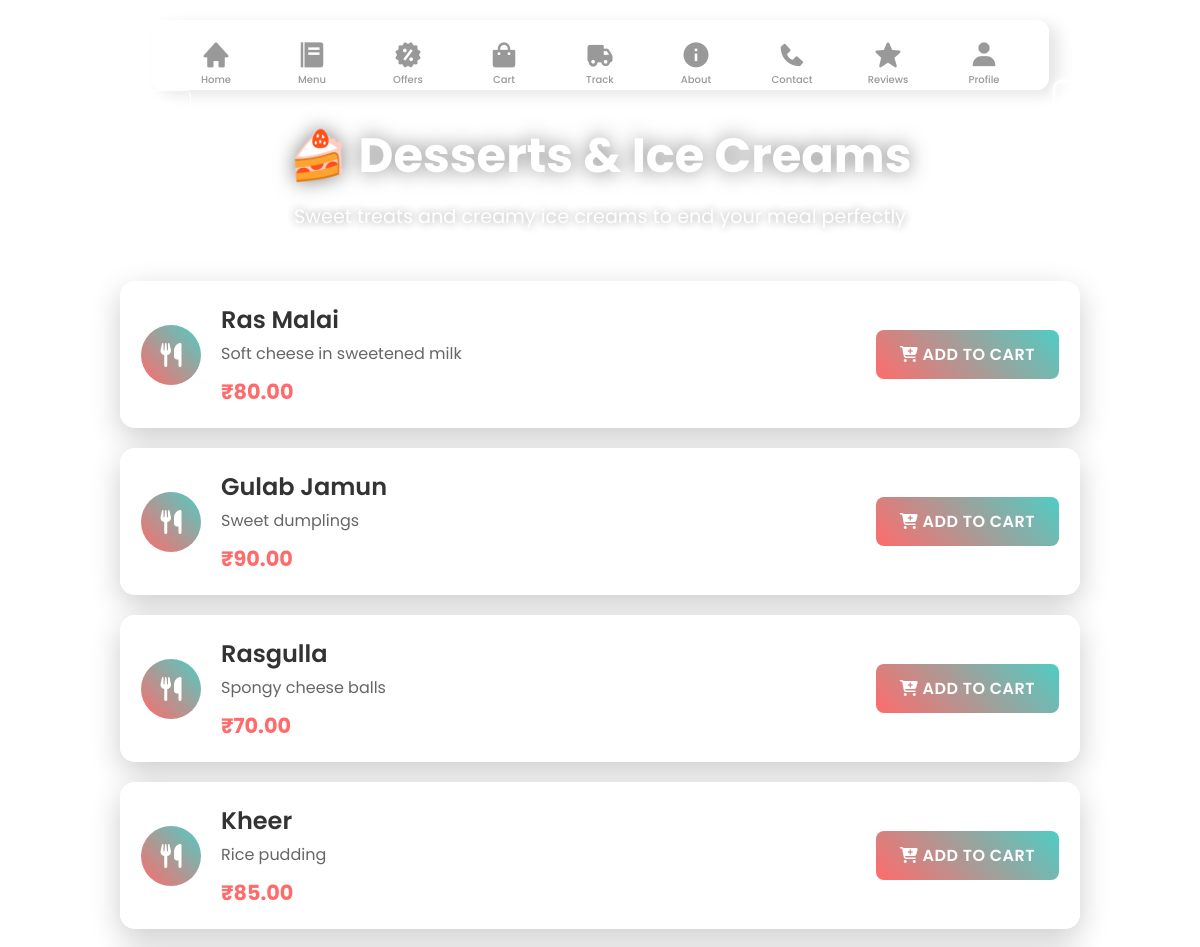
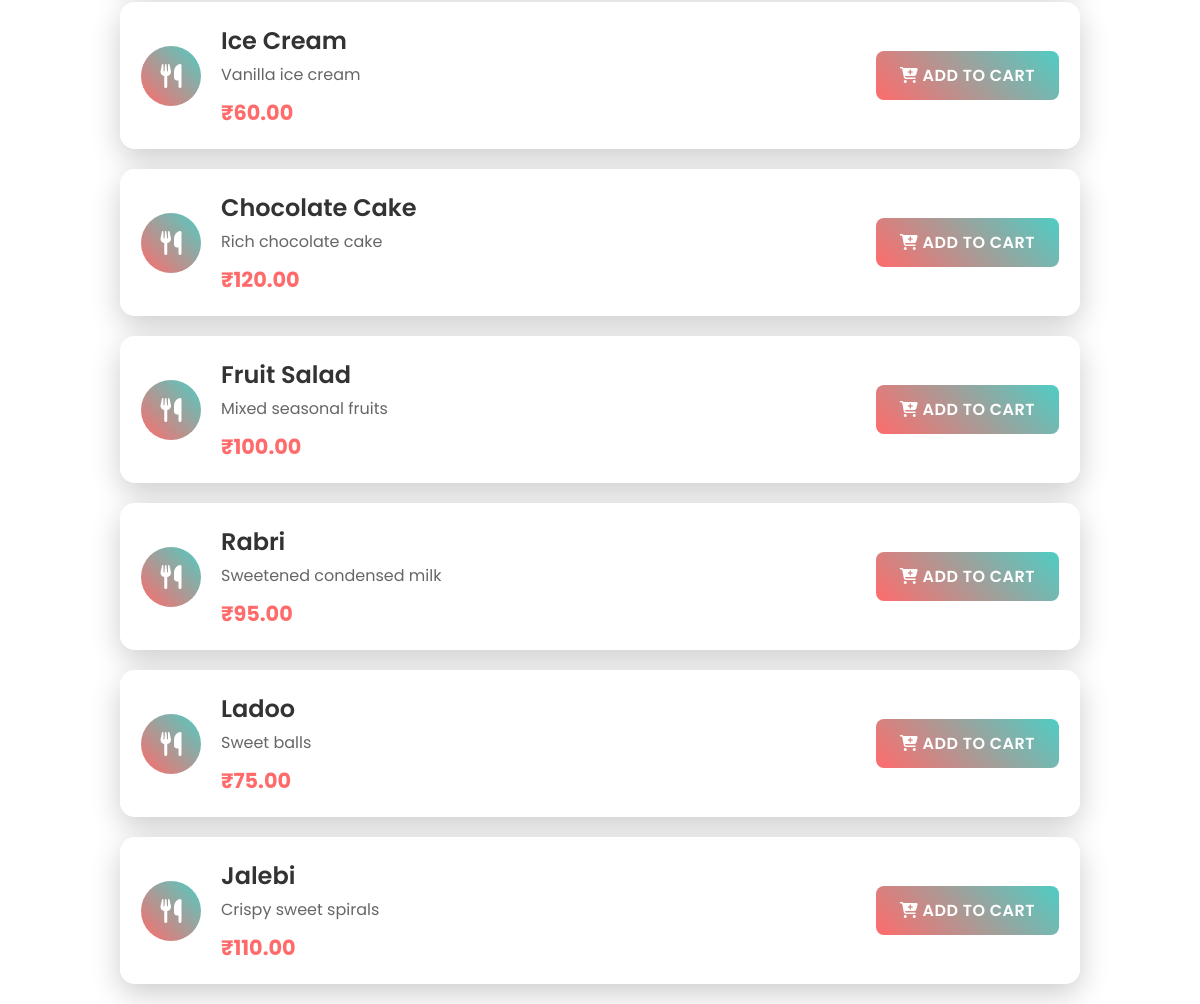
Page /desserts/ (signed in) on the committed database (2 pictures, top to bottom).
### cloud_kitchen/models.py (models this page shows, shortened)
class FoodItem(models.Model):
    category = models.ForeignKey(Category, on_delete=models.CASCADE, related_name='food_items')
    name = models.CharField(max_length=100)
    description = models.TextField()
    price = models.DecimalField(max_digits=8, decimal_places=2)
    icon_class = models.CharField(max_length=50, help_text="FontAwesome icon class (e.g., 'fas fa-hamburger')")
    is_available = models.BooleanField(default=True)
    created_at = models.DateTimeField(auto_now_add=True)
    updated_at = models.DateTimeField(auto_now=True)
    class Meta:
        ordering = ['created_at']

### cloud_kitchen/views.py (the view)
# urls.py: path('desserts/', views.desserts_view, name='desserts'),
def desserts_view(request):
    username = request.session.get('username')
    if not username:
        return redirect('login')
    try:
        category = Category.objects.get(slug='desserts')
        food_items = FoodItem.objects.filter(category=category, is_available=True)
    except Category.DoesNotExist:
        food_items = []
    return render(request, 'desserts.html', {
        'username': username,
        'food_items': food_items
    })

### cloud_kitchen/templates/desserts.html (shortened to what this page needs)
{% load static %}
<!DOCTYPE html>
<html lang="en">
<head>
    <link rel="stylesheet" href="{% static 'menu.css' %}">
    <link href='https://unpkg.com/boxicons@2.1.1/css/boxicons.min.css' rel='stylesheet'>
</head>
<body>
    <nav class="nav">
        <ul class="nav-content">
            <li class="nav-list">
                <a href="{% url 'home' %}" class="link-item">
                    <i class='bx bxs-home link-icon'></i>
                    <span class="link-text">Home</span>
                </a>
            </li>
            <li class="nav-list">
                <a href="{% url 'menu' %}" class="link-item">
                    <i class='bx bxs-food-menu link-icon'></i>
                    <span class="link-text">Menu</span>
                </a>
            </li>
            <li class="nav-list">
                <a href="{% url 'offers' %}" class="link-item">
                    <i class='bx bxs-offer link-icon'></i>
                    <span class="link-text">Offers</span>
                </a>
            </li>
            <li class="nav-list">
                <a href="{% url 'cart' %}" class="link-item">
                    <i class='bx bxs-shopping-bag link-icon'></i>
                    <span class="link-text">Cart</span>
                </a>
            </li>
            <li class="nav-list">
                <a href="{% url 'track' %}" class="link-item">
                    <i class='bx bxs-truck link-icon'></i>
                    <span class="link-text">Track</span>
                </a>
            </li>
            <li class="nav-list">
              <a href="{% url 'about' %}" class="link-item">
                <i class='bx bxs-info-circle link-icon'></i>
                <span class="link-text">About</span>
              </a>
            </li>
            <li class="nav-list">
              <a href="{% url 'contact' %}" class="link-item">
                <i class='bx bxs-phone link-icon'></i>
                <span class="link-text">Contact</span>
              </a>
            </li>
            <li class="nav-list">
                <a href="{% url 'reviews' %}" class="link-item">
                    <i class='bx bxs-star link-icon'></i>
                    <span class="link-text">Reviews</span>
                </a>
            </li>
            <li class="nav-list">
                <a href="{% url 'profile' %}" class="link-item">
                    <i class='bx bxs-user link-icon'></i>
                    <span class="link-text">Profile</span>
                </a>
            </li>
        </ul>
    </nav>
    <div class="logout-container">
        <a href="{% url 'login' %}" class="logout-btn">Logout</a>
    </div>
    <div class="back-container">
        <a href="{% url 'menu' %}" class="back-btn">← Back to Menu</a>
    </div>
    <div class="page-title">
        <h1>🍰 Desserts & Ice Creams</h1>
        <p>Sweet treats and creamy ice creams to end your meal perfectly</p>
    </div>
    <div class="items-container">
        {% for item in food_items %}
        <div class="item-card">
            <div class="item-content">
                <div class="item-icon">
                    <i class="{{ item.icon_class }}"></i>
                </div>
                <div class="item-details">
                    <h3>{{ item.name }}</h3>
                    <p>{{ item.description }}</p>
                    <span class="price">₹{{ item.price }}</span>
                </div>
                <button class="add-btn" onclick="addToCart({{ item.id }}, '{{ item.name|escapejs }}')">
                    <i class="fas fa-cart-plus"></i> ADD TO CART
                </button>
            </div>
        </div>
        {% endfor %}
    </div>
</body>
</html>

### cloud_kitchen/static/menu.css (style rules this page uses)
* { margin: 0; padding: 0; box-sizing: border-box; font-family: 'Poppins', sans-serif; }
.nav { position: fixed; top: 20px; left: 50%; transform: translateX(-50%); border-radius: 12px; background: rgba(255, 255, 255, 0.1); backdrop-filter: blur(10px); padding: 0 25px; box-shadow: 10px 5px 15px rgba(0, 0, 0, 0.1); z-index: 1000; }
.nav-content { display: flex; height: 70px; align-items: center; list-style: none; position: relative; gap: 1em; }
.link-item { display: flex; justify-content: center; align-items: center; flex-direction: column; height: 60px; width: 80px; text-decoration: none; transition: all 0.5s cubic-bezier(0.68, -0.55, 0.265, 1.55); }
.link-icon { font-size: 30px; color: #999; transition: all 0.5s cubic-bezier(0.68, -0.55, 0.265, 1.55); }
.link-text { position: absolute; font-size: 10px; font-weight: 500; color: #999; transform: translateY(25px); transition: color 0.5s cubic-bezier(0.68, -0.55, 0.265, 1.55); }
.logout-container { position: fixed; top: 80px; right: 20px; z-index: 1000; }
.logout-btn { position: relative; color: #fff; cursor: pointer; padding: 0.35em 1em; border: 0.15em solid #fff; border-radius: 0.45em; background: none; perspective: 2em; font-family: "Montserrat", sans-serif; font-size: 18px; font-weight: 500; text-transform: uppercase; letter-spacing: 0.1em; box-shadow: inset 0px 0px 0.5em 0px #fff, 0px 0px 0.5em 0px #fff; animation: border-flicker 2s linear infinite; text-decoration: none; display: inline-block; }
.logout-btn::before { content: ""; position: absolute; top: 0; bottom: 0; left: 0; right: 0; opacity: 0.7; filter: blur(1em); transform: translateY(120%) rotateX(95deg) scale(1, 0.35); background: #fff; pointer-events: none; }
.logout-btn::after { content: ""; position: absolute; top: 0; left: 0; right: 0; bottom: 0; opacity: 0; z-index: -1; background-color: #fff; box-shadow: 0 0 2em 0.2em #fff; transition: opacity 100ms linear; }
.container .card .face.face2 .content p, a { font-size: 12px; margin: 0; padding: 0; color: #333; text-align: center; line-height: 1.6; }
.back-container { position: fixed; top: 100px; left: 20px; z-index: 1000; }
.back-btn { color: #fff; text-decoration: none; padding: 10px 20px; border: 1px solid #fff; border-radius: 5px; background: rgba(255, 255, 255, 0.1); backdrop-filter: blur(10px); font-family: "Poppins", sans-serif; font-size: 16px; font-weight: 500; transition: all 0.3s ease; }
.page-title { text-align: center; margin-top: 120px; margin-bottom: 50px; color: #fff; }
.page-title h1 { font-size: 3em; font-weight: 700; text-shadow: 0 0 20px rgba(0, 0, 0, 0.5); margin-bottom: 10px; }
.page-title p { font-size: 1.2em; opacity: 0.9; text-shadow: 0 0 10px rgba(0, 0, 0, 0.5); }
.items-container { max-width: 1000px; margin: 0 auto; padding: 0 20px; }
.item-card { background: rgba(255, 255, 255, 0.95); backdrop-filter: blur(20px); border-radius: 15px; margin-bottom: 20px; padding: 20px; box-shadow: 0 10px 30px rgba(0, 0, 0, 0.2); border: 1px solid rgba(255, 255, 255, 0.3); transition: all 0.3s ease; }
.item-content { display: flex; align-items: center; gap: 20px; }
.item-icon { width: 60px; height: 60px; background: linear-gradient(45deg, #ff6b6b, #4ecdc4); border-radius: 50%; display: flex; align-items: center; justify-content: center; color: #fff; font-size: 24px; flex-shrink: 0; }
.item-details { flex: 1; }
.item-details h3 { font-size: 1.5em; color: #333; margin-bottom: 5px; font-weight: 600; }
.item-details p { color: #666; margin-bottom: 10px; line-height: 1.5; }
.price { font-size: 1.3em; font-weight: 700; color: #ff6b6b; }
.add-btn { background: linear-gradient(45deg, #ff6b6b, #4ecdc4); color: #fff; border: none; padding: 12px 24px; border-radius: 8px; font-size: 16px; font-weight: 600; cursor: pointer; transition: all 0.3s ease; text-transform: uppercase; letter-spacing: 0.5px; }

### rows in the picture
FoodItem: name "Ras Malai", description "Soft cheese in sweetened milk", price "80.00"
FoodItem: name "Gulab Jamun", description "Sweet dumplings", price "90.00"
FoodItem: name "Rasgulla", description "Spongy cheese balls", price "70.00"
FoodItem: name "Kheer", description "Rice pudding", price "85.00"
FoodItem: name "Ice Cream", description "Vanilla ice cream", price "60.00"
FoodItem: name "Chocolate Cake", description "Rich chocolate cake", price "120.00"
FoodItem: name "Fruit Salad", description "Mixed seasonal fruits", price "100.00"
FoodItem: name "Rabri", description "Sweetened condensed milk", price "95.00"
FoodItem: name "Ladoo", description "Sweet balls", price "75.00"
FoodItem: name "Jalebi", description "Crispy sweet spirals", price "110.00"
